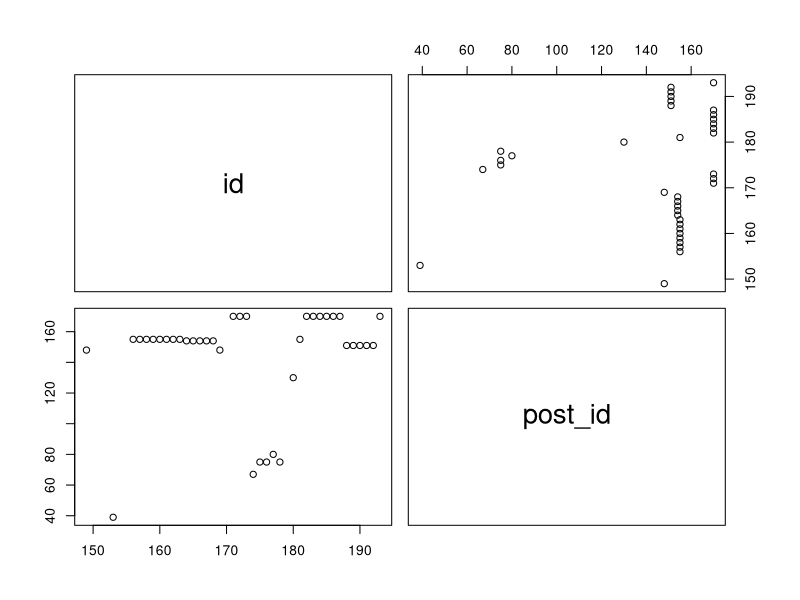

Recreate this plot in R. (Note: this script raises an error after producing the figure.)
my_commt  = read.table("commt.csv", header = TRUE , sep = ",")
View(my_commt)
summary(my_commt)
pairs(my_commt[c(1,4)])

autos <- my_commt

autos.actifs <- autos[,2,4]
autos.illus <- autos[,1,3,5:6]


x <- my_commt[c(1,4)]


plot(x, type="o", col="blue")
title(main="comment", col.main="red", font.main=4)
    

